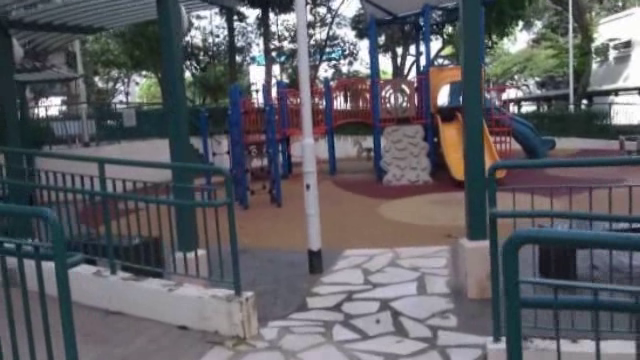
#> input picture frame 44 of Project/VideoStabilization/videostabilizer/Running/0stb.avi, 640 x 360 px, given in place of 1.avi, which was not available
$ python videostabilizer.py
#> lines starting #> are read from the running program, lines starting #| are printed output that depends on the picture; pictures that were not available may be replaced by others from this repository, and a replacement may not be noted
import numpy as np
import cv2
import matplotlib.pyplot as plt


class VideoStabilizer:
    def __init__(self, source, *, size=(640, 480), processVar=0.1, measVar=2):
#> called with size = (640, 480), processVar = 0.1, measVar = 2
        self.stream = source
        self.frameSize = size
        self.count = 0

        self.a = 0
        self.x = 0
        self.y = 0

        self.processVar = processVar
        self.measVar = measVar

        self.Q = np.array([[self.processVar]*3])
        self.R = np.array([[self.measVar]*3])

        grab, frame = self.stream.read()
#> frame is the input picture: shape (360, 640, 3); mean B, G, R 99.9, 94.6, 94.9
        if not grab:
            print("[VideoStabilizer] No frame is captured. Exit")
            exit(1)

        self.prevFrame = cv2.resize(frame, self.frameSize)
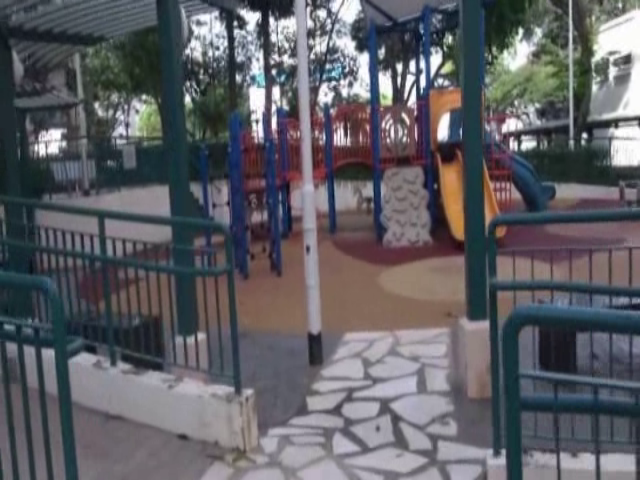
#> self.prevFrame: shape (480, 640, 3); mean B, G, R 99.9, 94.6, 94.9
        self.prevGray = cv2.cvtColor(self.prevFrame, cv2.COLOR_BGR2GRAY)
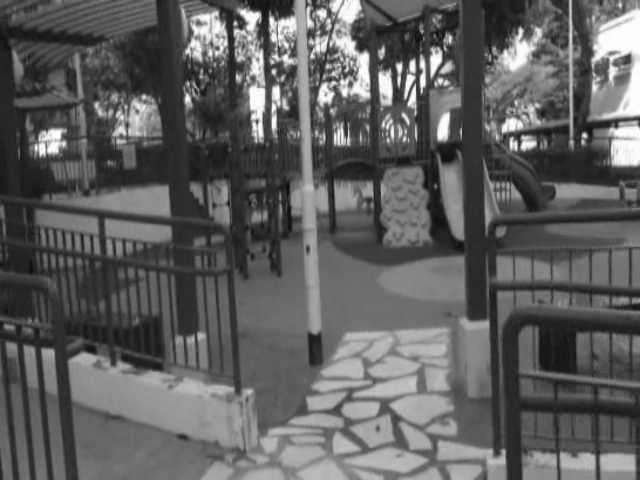
#> self.prevGray: shape (480, 640); min 11, max 255, mean 95.3
        self.lastRigidTransform = None

        self.K_collect = []
        self.P_collect = []

    def read(self):
        grab, frame = self.stream.read()
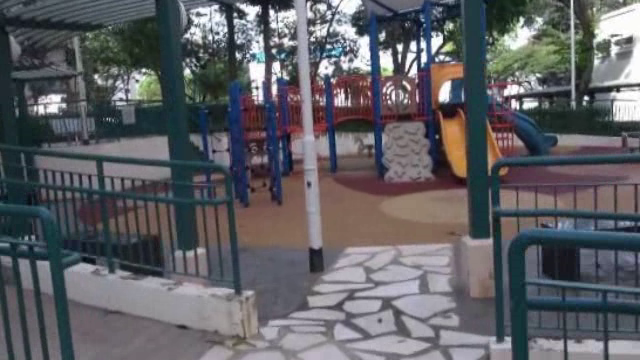
#> input picture frame 45 of Project/VideoStabilization/videostabilizer/Running/0stb.avi, 640 x 360 px, given in place of 1.avi, which was not available
#> frame is the input picture: shape (360, 640, 3); mean B, G, R 99.6, 94.9, 94.9
        if not grab:
            print("[VideoStabilizer] No frame is captured.")
            return False, None, None

        currentFrame = cv2.resize(frame, self.frameSize)
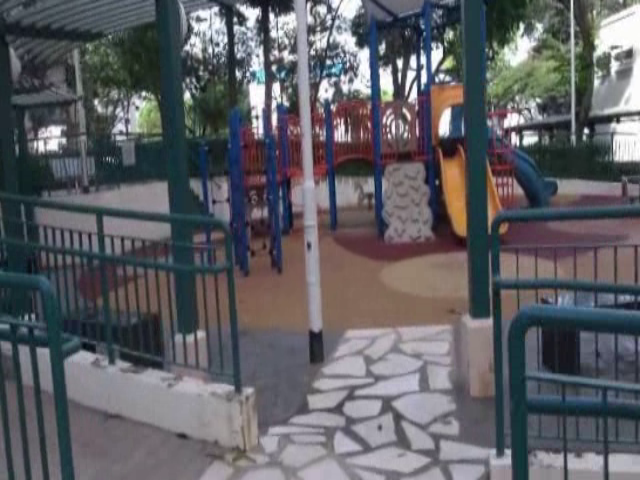
#> currentFrame: shape (480, 640, 3); mean B, G, R 99.6, 95, 94.9
        currentGray = cv2.cvtColor(currentFrame, cv2.COLOR_BGR2GRAY)
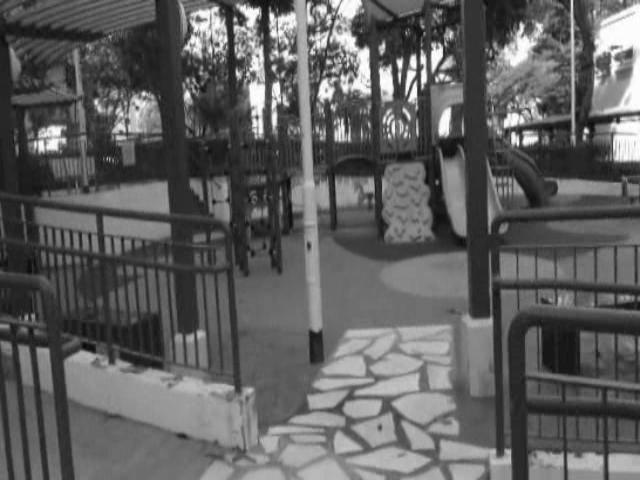
#> currentGray: shape (480, 640); min 7, max 255, mean 95.4

        self.prevPoints = cv2.goodFeaturesToTrack(self.prevGray,
                                                  maxCorners=200,
                                                  qualityLevel=0.01,
                                                  minDistance=30,
                                                  blockSize=3)
#> self.prevPoints = 178 rows, first 8: [235, 21], [40, 155], [520, 28], [512, 137], [218, 49], [274, 74], [344, 78], [257, 120]

        currentPoints, status, err = cv2.calcOpticalFlowPyrLK(self.prevGray,
                                                              currentGray,
                                                              self.prevPoints,
                                                              None)
#> currentPoints = 178 rows, first 8: [234.8, 17.29], [39.09, 151.5], [521.1, 23.1], [513.7, 131.8], [217.8, 45.44], [274.2, 70.2], [344.5, 73.87], [257.1, 116]; status = 178 values, max 1 at index 0, min 0 at index 87, mean 0.983; err = 178 values, max 27.61 at index 161, min -3.4e+38 at index 87, mean -inf

        assert self.prevPoints.shape == currentPoints.shape

        idx = np.where(status == 1)[0]
#> idx = 175 values from 0 to 177
        self.prevPoints = self.prevPoints[idx]
#> self.prevPoints = 175 rows, first 8: [235, 21], [40, 155], [520, 28], [512, 137], [218, 49], [274, 74], [344, 78], [257, 120]
        currentPoints = currentPoints[idx]
#> currentPoints = 175 rows, first 8: [234.8, 17.29], [39.09, 151.5], [521.1, 23.1], [513.7, 131.8], [217.8, 45.44], [274.2, 70.2], [344.5, 73.87], [257.1, 116]

        m, inliers = cv2.estimateAffinePartial2D(
            self.prevPoints, currentPoints)
#> m = [[1.01, 0.00244, -2.51], [-0.00244, 1.01, -4.12]]; inliers = 175 values, max 1 at index 0, min 0 at index 47, mean 0.914

        if m is None:
            m = self.lastRigidTransform

        dx = m[0, 2]
#> dx = -2.51
        dy = m[1, 2]
#> dy = -4.12

        da = np.arctan2(m[1, 0], m[0, 0])
#> da = -0.00242

        self.x += dx
#> self.x = -2.51
        self.y += dy
#> self.y = -4.12
        self.a += da
#> self.a = -0.00242

        Z = np.array([[self.x, self.y, self.a]], dtype="float")
#> Z = [[-2.51, -4.12, -0.00242]]

        if self.count == 0:
            # initialization
            self.X_estimate = np.zeros((1, 3), dtype="float")
            self.P_estimate = np.ones((1, 3), dtype="float")
        else:
            # extrapolation
            X_predict = self.X_estimate
            P_predict = self.P_estimate + self.Q

            # update state
            K = P_predict / (P_predict + self.R)
            self.X_estimate = X_predict + K * (Z - X_predict)
            self.P_estimate = (np.ones((1, 3), dtype="float") - K) * P_predict

            self.K_collect.append(K)
            self.P_collect.append(self.P_estimate)

        diff_x = self.X_estimate[0, 0] - self.x
#> diff_x = 2.51
        diff_y = self.X_estimate[0, 1] - self.y
#> diff_y = 4.12
        diff_a = self.X_estimate[0, 2] - self.a
#> diff_a = 0.00242

        dx += diff_x
#> dx = 0
        dy += diff_y
#> dy = 0
        da += diff_a
#> da = 0

        m = np.zeros((2, 3), dtype="float")
        m[0, 0] = np.cos(da)
        m[0, 1] = -np.sin(da)
        m[1, 0] = np.sin(da)
        m[1, 1] = np.cos(da)
        m[0, 2] = dx
        m[1, 2] = dy

        frame_stabilized = cv2.warpAffine(self.prevFrame, m, self.frameSize)
        frame_stabilized = self.fixBorder(frame_stabilized)

        self.prevGray = currentGray
        self.prevFrame = currentFrame
        self.lastRigidTransform = m

        self.count += 1

        return True, currentFrame, frame_stabilized

    def fixBorder(self, frame):
        s = frame.shape
#> s = (480, 640, 3)
        # Scale the image 10% without moving the center
        T = cv2.getRotationMatrix2D((s[1]/2, s[0]/2), 0, 1.1)
#> T = [[1.1, 0, -32], [0, 1.1, -24]]
        frame = cv2.warpAffine(frame, T, (s[1], s[0]))
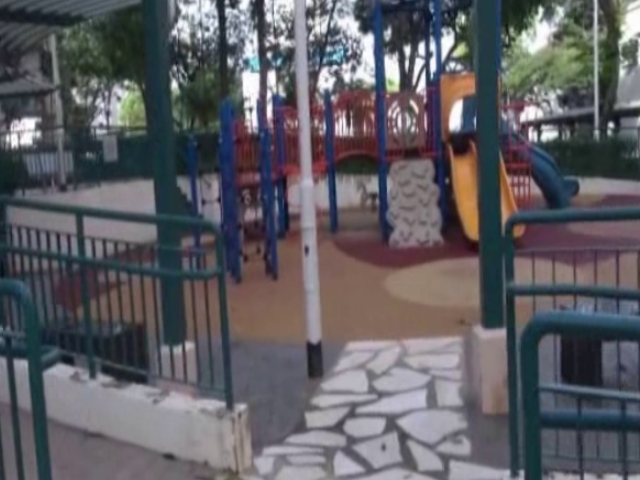
#> frame: shape (480, 640, 3); mean of channels 0, 1, 2 98.2, 93.2, 94.4; drawn as B, G, R
        return frame

    def showGraph(self):
        self.K_collect = np.array(self.K_collect)
        self.P_collect = np.array(self.P_collect)
        plt.figure(figsize=(20, 10))
        plt.subplot(2, 1, 1)
        plt.grid()
        plt.xlabel("Time")
        plt.ylabel("K")
        plt.plot(range(self.K_collect.shape[0]),
                 self.K_collect[..., 0], color='r')
        plt.title("Kalman gain")
        plt.subplot(2, 1, 2)
        plt.grid()
        plt.plot(range(self.P_collect.shape[0]),
                 self.P_collect[..., 2], color='b')
        plt.title("Estimate uncertainty")
        plt.ylabel("P")
        plt.xlabel("Time")
        plt.show()

    def plotDisplacements(self, original_frames, stable_frames):
        inter_differences = np.abs(
            np.array(original_frames)-np.array(stable_frames))
        print(inter_differences)
        # Intra displacement


if __name__ == "__main__":
    video = cv2.VideoCapture("./Running/1.avi")
    stabilizer = VideoStabilizer(video)
    original_frames = []
    stable_frames = []
    while True:
        success, frame_original, frame = stabilizer.read()
        original_frames.append(frame_original)
        stable_frames.append(frame)
        if not success:
            print("No frame is captured.")
            break

        cv2.imshow("frame", frame)

        if cv2.waitKey(20) == 27:
#> (key Esc is pressed here)
            break
    print("showing Graph!")
#> (the run stopped early here; a loop or call above may not have finished)

$ run again, starting later in the video
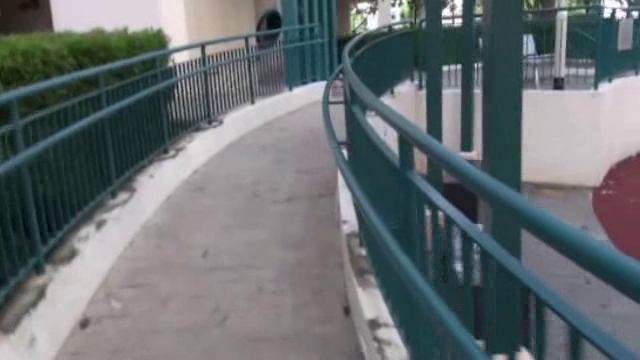
#> input picture frame 199 of Project/VideoStabilization/videostabilizer/Running/0stb.avi, 640 x 360 px, given in place of 1.avi, which was not available
#> in __init__, frame is the input picture: shape (360, 640, 3); mean B, G, R 112.8, 109.8, 103.3
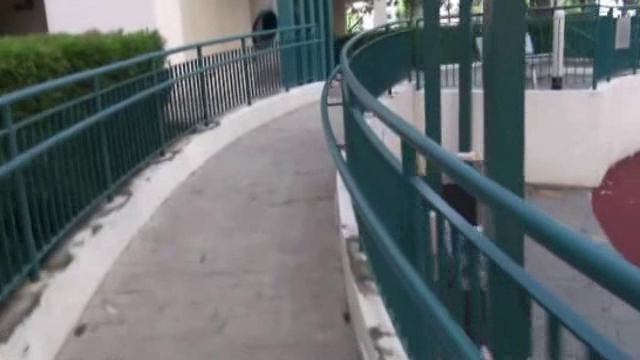
#> input picture frame 200 of Project/VideoStabilization/videostabilizer/Running/0stb.avi, 640 x 360 px, given in place of 1.avi, which was not available
#> in read, frame is the input picture: shape (360, 640, 3); mean B, G, R 112.8, 109.9, 103.2
#> in read, `self.prevPoints = cv2.goodFeaturesToTrack(self.prevGray, maxCorners=20..`: self.prevPoints = 115 rows, first 8: [371, 18], [443, 27], [614, 12], [476, 85], [325, 109], [179, 85], [252, 137], [290, 119]
#> in read, `currentPoints, status, err = cv2.calcOpticalFlowPyrLK(self.prevGray, c..`: currentPoints = 115 rows, first 8: [366.7, 16.95], [440.5, 26.02], [610.7, 10.27], [474.5, 83.71], [323.3, 109.2], [175.1, 87.09], [248.7, 138.5], [286.6, 119.9]; status = 115 values, max 1 at index 0, min 0 at index 31, mean 0.974; err = 115 values, max 30 at index 36, min 0 at index 56, mean 5.25
#> idx = 112 values from 0 to 114
#> in read, `self.prevPoints = self.prevPoints[idx]`: self.prevPoints = 112 rows, first 8: [371, 18], [443, 27], [614, 12], [476, 85], [325, 109], [179, 85], [252, 137], [290, 119]
#> in read, `currentPoints = currentPoints[idx]`: currentPoints = 112 rows, first 8: [366.7, 16.95], [440.5, 26.02], [610.7, 10.27], [474.5, 83.71], [323.3, 109.2], [175.1, 87.09], [248.7, 138.5], [286.6, 119.9]
#> m = [[1.01, 0.00899, -7.28], [-0.00899, 1.01, 3.26]]; inliers = 112 values, max 1 at index 0, min 0 at index 9, mean 0.714
#> in read, `dx = m[0, 2]`: dx = -7.28
#> in read, `dy = m[1, 2]`: dy = 3.26
#> in read, `da = np.arctan2(m[1, 0], m[0, 0])`: da = -0.00891
#> self.x = -7.28
#> self.y = 3.26
#> self.a = -0.00891
#> Z = [[-7.28, 3.26, -0.00891]]
#> diff_x = 7.28
#> diff_y = -3.26
#> diff_a = 0.00891
#> in read, `dx += diff_x`: dx = 0
#> in fixBorder, `frame = cv2.warpAffine(frame, T, (s[1], s[0]))`:
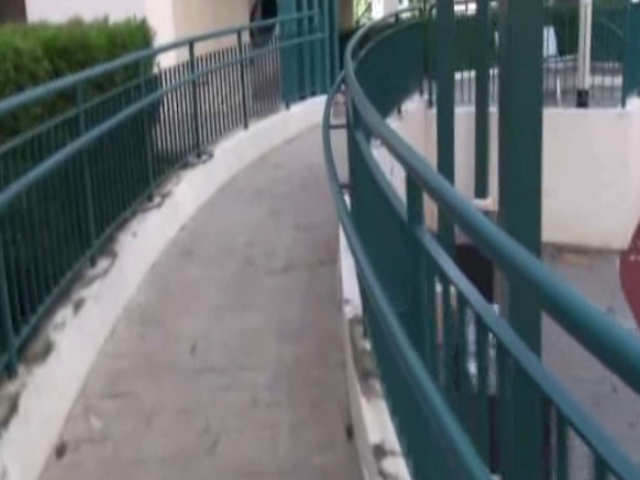
#> frame: shape (480, 640, 3); mean of channels 0, 1, 2 113.2, 110, 102.6; drawn as B, G, R

$ run again, starting later in the video
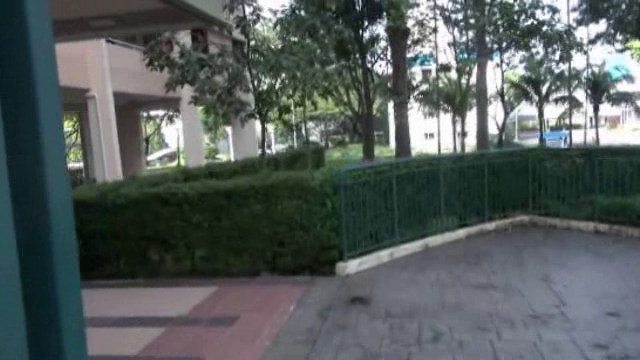
#> input picture frame 354 of Project/VideoStabilization/videostabilizer/Running/0stb.avi, 640 x 360 px, given in place of 1.avi, which was not available
#> in __init__, frame is the input picture: shape (360, 640, 3); mean B, G, R 91.4, 92.3, 84.3
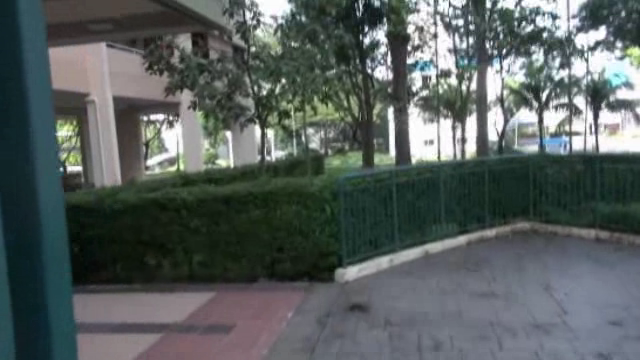
#> input picture frame 355 of Project/VideoStabilization/videostabilizer/Running/0stb.avi, 640 x 360 px, given in place of 1.avi, which was not available
#> in read, frame is the input picture: shape (360, 640, 3); mean B, G, R 93.2, 94.5, 86.7
#> in read, `self.prevPoints = cv2.goodFeaturesToTrack(self.prevGray, maxCorners=20..`: self.prevPoints = 111 rows, first 8: [535, 31], [380, 98], [414, 113], [302, 14], [455, 36], [283, 98], [232, 214], [439, 84]
#> in read, `currentPoints, status, err = cv2.calcOpticalFlowPyrLK(self.prevGray, c..`: currentPoints = 111 rows, first 8: [535.3, 39.75], [380.1, 105.7], [413.8, 121], [302.6, 21.21], [455.6, 44.01], [282.9, 105.4], [231.5, 222.1], [439.2, 92.03]; status = 111 values, max 1 at index 0, min 0 at index 90, mean 0.991; err = 111 values, max 1.35e+15 at index 90, min 1.19 at index 89, mean 1.22e+13
#> idx = 110 values from 0 to 110
#> in read, `self.prevPoints = self.prevPoints[idx]`: self.prevPoints = 110 rows, first 8: [535, 31], [380, 98], [414, 113], [302, 14], [455, 36], [283, 98], [232, 214], [439, 84]
#> in read, `currentPoints = currentPoints[idx]`: currentPoints = 110 rows, first 8: [535.3, 39.75], [380.1, 105.7], [413.8, 121], [302.6, 21.21], [455.6, 44.01], [282.9, 105.4], [231.5, 222.1], [439.2, 92.03]
#> m = [[1, -0.00541, -0.139], [0.00541, 1, 5.63]]; inliers = 110 values, max 1 at index 0, min 0 at index 72, mean 0.9
#> in read, `dx = m[0, 2]`: dx = -0.139
#> in read, `dy = m[1, 2]`: dy = 5.63
#> in read, `da = np.arctan2(m[1, 0], m[0, 0])`: da = 0.0054
#> self.x = -0.139
#> self.y = 5.63
#> self.a = 0.0054
#> Z = [[-0.139, 5.63, 0.0054]]
#> diff_x = 0.139
#> diff_y = -5.63
#> diff_a = -0.0054
#> in read, `dx += diff_x`: dx = 0
#> in fixBorder, `frame = cv2.warpAffine(frame, T, (s[1], s[0]))`:
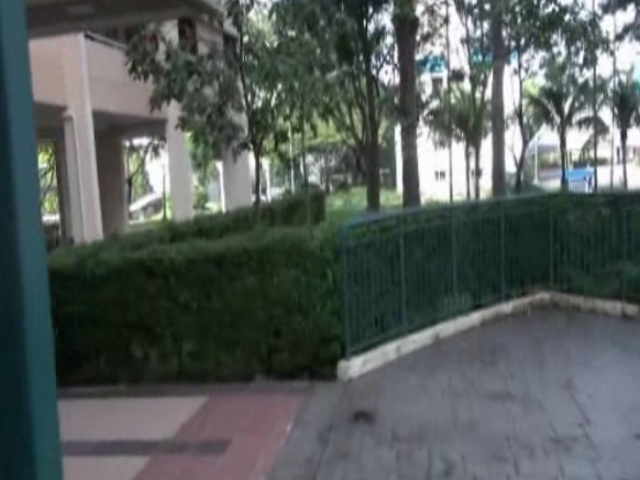
#> frame: shape (480, 640, 3); mean of channels 0, 1, 2 90.2, 92.2, 84.8; drawn as B, G, R
